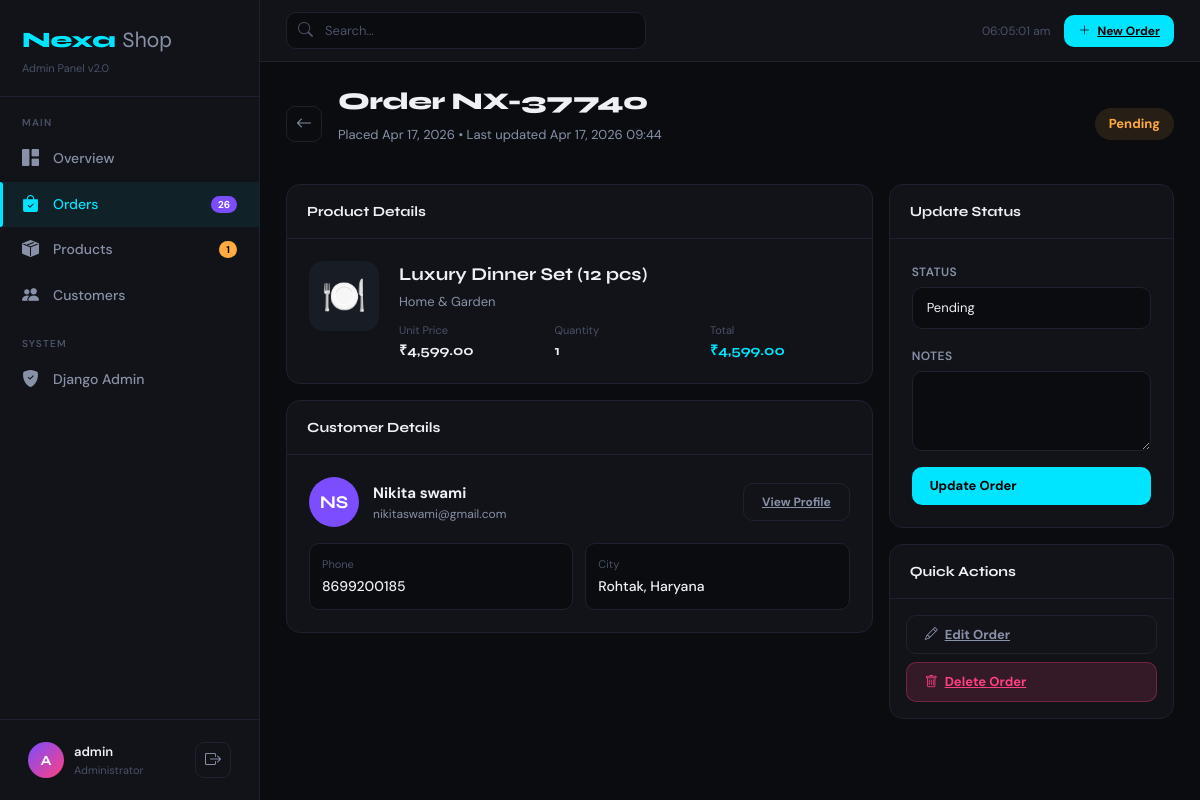
The page /orders/161/ (signed in) on the database its author committed.
### dashboard/models.py (models this page shows, shortened)
class Order(models.Model):
    STATUS_CHOICES = [
        ('pending', 'Pending'),
        ('processing', 'Processing'),
        ('shipped', 'Shipped'),
        ('completed', 'Completed'),
        ('cancelled', 'Cancelled'),
    ]
    STATUS_COLORS = {
        'pending': 'warning',
        'processing': 'info',
        'shipped': 'primary',
        'completed': 'success',
        'cancelled': 'danger',
    }
    order_id = models.CharField(max_length=20, unique=True)
    customer = models.ForeignKey(Customer, on_delete=models.CASCADE, related_name='orders')
    product = models.ForeignKey(Product, on_delete=models.CASCADE, related_name='orders')
    quantity = models.PositiveIntegerField(default=1)
    amount = models.DecimalField(max_digits=12, decimal_places=2)
    status = models.CharField(max_length=20, choices=STATUS_CHOICES, default='pending')
    notes = models.TextField(blank=True)
    created_at = models.DateTimeField(default=timezone.now)
    updated_at = models.DateTimeField(auto_now=True)
    class Meta:
        ordering = ['-created_at']

class Product(models.Model):
    name = models.CharField(max_length=200)
    category = models.ForeignKey(Category, on_delete=models.SET_NULL, null=True, related_name='products')
    description = models.TextField(blank=True)
    price = models.DecimalField(max_digits=10, decimal_places=2)
    stock = models.PositiveIntegerField(default=0)
    icon = models.CharField(max_length=10, default='📦')
    is_active = models.BooleanField(default=True)
    created_at = models.DateTimeField(auto_now_add=True)
    updated_at = models.DateTimeField(auto_now=True)
    class Meta:
        ordering = ['-created_at']

class Category(models.Model):
    name = models.CharField(max_length=100)
    slug = models.SlugField(unique=True)
    icon = models.CharField(max_length=10, default='📦')
    created_at = models.DateTimeField(auto_now_add=True)
    class Meta:
        verbose_name_plural = 'Categories'
        ordering = ['name']
    def __str__(self):
        return self.name

class Customer(models.Model):
    name = models.CharField(max_length=150)
    email = models.EmailField(unique=True)
    phone = models.CharField(max_length=15, blank=True)
    city = models.CharField(max_length=100, blank=True)
    state = models.CharField(max_length=100, blank=True)
    avatar_color = models.CharField(max_length=7, default='#7c4dff')
    joined_at = models.DateTimeField(default=timezone.now)
    class Meta:
        ordering = ['-joined_at']
    @property
    def initials(self):
        parts = self.name.split()
        return (parts[0][0] + (parts[1][0] if len(parts) > 1 else '')).upper()

### dashboard/views.py (the view, shortened to what this page needs)
# urls.py: path('orders/<int:pk>/', views.order_detail, name='order_detail'),
@login_required
def order_detail(request, pk):
    order = get_object_or_404(Order.objects.select_related('customer', 'product'), pk=pk)
    form = OrderStatusForm(instance=order)
    return render(request, 'orders/detail.html', {'page': 'orders', 'order': order, 'form': form})

### dashboard/forms.py
class OrderStatusForm(forms.ModelForm):
    class Meta:
        model = Order
        fields = ['status', 'notes']
        widgets = {
            'status': forms.Select(attrs={'class': 'form-select'}),
            'notes': forms.Textarea(attrs={'class': 'form-control', 'rows': 3}),
        }

### dashboard/context_processors.py (called while the page is built)
def sidebar_context(request):
    return {
        'pending_orders': Order.objects.filter(status='pending').count(),
        'low_stock_products': Product.objects.filter(stock__lt=10).count(),
    }

### templates/orders/detail.html (shortened to what this page needs)
{% extends "base.html" %}
{% load humanize %}
{% block content %}
<div class="page-hdr anim">
  <div class="d-flex align-items-center gap-3">
    <a href="{% url 'order_list' %}" class="ib">
      <i class="bi bi-arrow-left"></i>
    </a>
    <div>
      <h1 class="page-title">Order {{ order.order_id }}</h1>
      <p class="page-sub">
        Placed {{ order.created_at|date:"M d, Y" }} &bull; Last updated {{ order.updated_at|date:"M d, Y H:i" }}
      </p>
    </div>
    <span class="bx bx-{{ order.status }} ms-auto" style="font-size:13px;padding:6px 14px">
      {{ order.get_status_display }}
    </span>
  </div>
</div>
<div class="row g-3">
  <div class="col-lg-8">
    <div class="card-nx mb-3 anim">
      <div class="card-head"><div class="card-title">Product Details</div></div>
      <div style="padding:22px;display:flex;gap:20px;align-items:flex-start;flex-wrap:wrap">
        <div style="width:70px;height:70px;border-radius:14px;background:var(--hover);display:flex;align-items:center;justify-content:center;font-size:36px;flex-shrink:0">
          {{ order.product.icon }}
        </div>
        <div style="flex:1">
          <div style="font-family:Syne,sans-serif;font-size:18px;font-weight:700;margin-bottom:4px">
            {{ order.product.name }}
          </div>
          <div style="font-size:13px;color:var(--t2);margin-bottom:10px">
            {{ order.product.category }}
          </div>
          <div style="display:grid;grid-template-columns:1fr 1fr 1fr;gap:16px">
            <div>
              <div style="font-size:11px;color:var(--t3);margin-bottom:2px">
                Unit Price
              </div>
              <div style="font-family:Syne,sans-serif;font-weight:700">
                &#8377;{{ order.product.price|intcomma }}
              </div>
            </div>
            <div>
              <div style="font-size:11px;color:var(--t3);margin-bottom:2px">
                Quantity
              </div>
              <div style="font-family:Syne,sans-serif;font-weight:700">
                {{ order.quantity }}
              </div>
            </div>
            <div>
              <div style="font-size:11px;color:var(--t3);margin-bottom:2px">
                Total
              </div>
              <div style="font-family:Syne,sans-serif;font-weight:700;color:var(--accent)">
                &#8377;{{ order.amount|intcomma }}
              </div>
            </div>
          </div>
        </div>
      </div>
    </div>
    <div class="card-nx anim">
      <div class="card-head"><div class="card-title">Customer Details</div></div>
      <div style="padding:22px">
        <div style="display:flex;align-items:center;gap:14px;margin-bottom:16px">
          <div style="width:50px;height:50px;border-radius:50%;background:{{ order.customer.avatar_color }};display:flex;align-items:center;justify-content:center;font-family:Syne,sans-serif;font-weight:700;font-size:18px;color:#fff">
            {{ order.customer.initials }}
          </div>
          <div>
            <div style="font-weight:700;font-size:15px">
              {{ order.customer.name }}
            </div>
            <div style="font-size:12px;color:var(--t2)">
              {{ order.customer.email }}
            </div>
          </div>
          <a href="{% url 'customer_detail' order.customer.pk %}" class="btn-nx btn-ghost ms-auto" style="font-size:12px">
            View Profile
          </a>
        </div>
        <div style="display:grid;grid-template-columns:1fr 1fr;gap:12px">
          <div style="background:var(--bg);border:1px solid var(--border);border-radius:10px;padding:12px">
            <div style="font-size:11px;color:var(--t3);margin-bottom:3px">Phone</div>
            <div style="font-weight:500">{{ order.customer.phone|default:"N/A" }}</div>
          </div>
          <div style="background:var(--bg);border:1px solid var(--border);border-radius:10px;padding:12px">
            <div style="font-size:11px;color:var(--t3);margin-bottom:3px">City</div>
            <div style="font-weight:500">{{ order.customer.city }}, {{ order.customer.state }}</div>
          </div>
        </div>
      </div>
    </div>
  </div>
  <div class="col-lg-4">
    <div class="card-nx anim">
      <div class="card-head"><div class="card-title">Update Status</div></div>
      <div style="padding:22px">
        <form method="post">
          {% for field in form %}
          <div style="margin-bottom:16px">
            <label class="form-label">{{ field.label }}</label>
            {{ field }}
          </div>
          {% endfor %}
          <button type="submit" class="btn-nx btn-primary-nx w-100">Update Order</button>
        </form>
      </div>
    </div>
    <div class="card-nx mt-3 anim">
      <div class="card-head"><div class="card-title">Quick Actions</div></div>
      <div style="padding:16px;display:flex;flex-direction:column;gap:8px">
        <a href="{% url 'order_edit' order.pk %}" class="btn-nx btn-ghost w-100">
          <i class="bi bi-pencil"></i>
          Edit Order
        </a>
        <a href="{% url 'order_delete' order.pk %}" class="btn-nx btn-danger-nx w-100">
          <i class="bi bi-trash"></i>
          Delete Order
        </a>
      </div>
    </div>
  </div>
</div>
{% endblock %}

### templates/base.html (shortened to what this page needs)
{% load static %}
<!DOCTYPE html>
<html lang="en">
<head>
<link href="https://cdn.jsdelivr.net/npm/bootstrap@5.3.0/dist/css/bootstrap.min.css" rel="stylesheet"/>
<link href="https://cdn.jsdelivr.net/npm/bootstrap-icons@1.11.3/font/bootstrap-icons.min.css" rel="stylesheet"/>
<link rel="stylesheet" href="{% static 'css/style.css' %}">
</head>
<body>
<aside class="sidebar" id="sidebar">
  <div class="sb-logo">
    <div class="brand">
      Nexa
      <span>Shop</span>
    </div>
    <small>Admin Panel v2.0</small>
  </div>
  <nav class="sb-nav">
    <div class="nav-lbl">Main</div>
    <a href="{% url 'dashboard' %}" class="nav-link {% if page == 'dashboard' %}active{% endif %}">
      <i class="bi bi-grid-1x2-fill"></i>
      Overview
    </a>
    <a href="{% url 'order_list' %}" class="nav-link {% if page == 'orders' %}active{% endif %}">
      <i class="bi bi-bag-check-fill"></i>Orders
      {% if pending_orders %}
      <span class="nav-badge">{{ pending_orders }}</span>
      {% endif %}
    </a>
    <a href="{% url 'product_list' %}" class="nav-link {% if page == 'products' %}active{% endif %}">
      <i class="bi bi-box-seam-fill"></i>Products
      {% if low_stock_products %}
      <span class="nav-badge warn">{{ low_stock_products }}</span>
      {% endif %}
    </a>
    <a href="{% url 'customer_list' %}" class="nav-link {% if page == 'customers' %}active{% endif %}">
      <i class="bi bi-people-fill"></i>
      Customers
    </a>
    <div class="nav-lbl">System</div>
    <a href="/admin/" class="nav-link" target="_blank">
      <i class="bi bi-shield-fill-check"></i>
      Django Admin
    </a>
  </nav>
  <div class="sb-footer">
    <div class="user-row">
      <div class="avatar">{{ request.user.username|first|upper }}</div>
      <div>
        <div style="font-weight:600;font-size:13px;color:var(--t1)">{{ request.user.username }}</div>
        <div style="font-size:11px;color:var(--t3)">Administrator</div>
      </div>
      <a href="{% url 'logout' %}" class="ms-auto ib" title="Logout">
        <i class="bi bi-box-arrow-right"></i>
      </a>
    </div>
  </div>
</aside>
<div class="main">
  <header class="topbar">
    <form class="search-wrap" method="get">
      <i class="bi bi-search"></i>
      <input name="q" type="search" placeholder="Search…" value="{{ request.GET.q }}"/>
    </form>
    <div class="topbar-right">
      <span style="font-size:12px;color:var(--t3);padding:0 8px" id="live-time"></span>
      <a href="{% url 'order_create' %}" class="btn-nx btn-primary-nx" style="font-size:12px;padding:7px 14px">
        <i class="bi bi-plus-lg"></i>
        New Order
      </a>
    </div>
  </header>
  <main class="page-body">
    {% block content %}{% endblock %}
  </main>
</div>
</body>
</html>

### rows shown on the page
Order: order_id "NX-37740", created_at "Apr 17, 2026", updated_at "Apr 17, 2026 09:44", status "Pending", product.icon "🍽️", product.name "Luxury Dinner Set (12 pcs)", product.category "Home & Garden", product.price "4,599.00", quantity "1", amount "4,599.00", customer.initials "NS", customer.name "Nikita swami", customer.email "nikitaswami@gmail.com", customer.phone "8699200185", customer.city "Rohtak", customer.state "Haryana", form "Pending"

### other values the page prints
{{ pending_orders }} "26"
{{ low_stock_products }} "1"
{{ request.user.username|first|upper }} "A"
{{ request.user.username }} "admin"
{{ field.label }} "STATUS" "NOTES"
